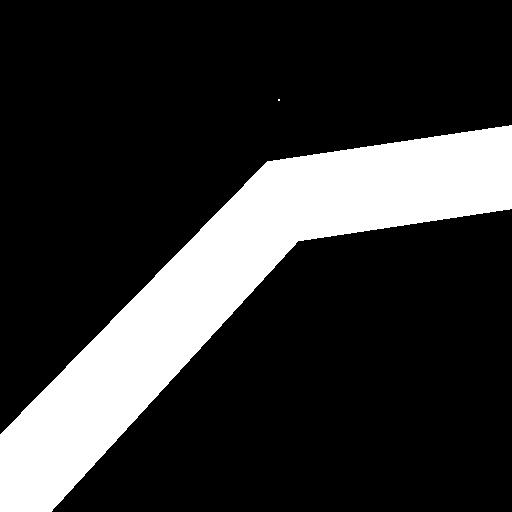
//> input picture NoDefect.bmp, 512 x 512 px
$ ./main   (built with g++ and OpenCV 4)
//> lines starting //> are read from the running program, lines starting //| are printed output that depends on the picture; after the words box and inside, x2 and y2 are one past the last pixel; in counts of white or black regions, pixels touching at a corner belong together
#include <iostream>
#include <string>
#include <vector>
#include <opencv2/opencv.hpp>

#define DISPLAY_IMAGE 1
// switch of different distance transform
#define CALCULATION_WITH_TWO_LINES 1

void DisplayImage(const cv::Mat& image, const std::string& title)
{
#if DISPLAY_IMAGE
	cv::namedWindow(title, cv::WINDOW_NORMAL);
	std::cout << "Already display \"" << title << "\". Please press any key to continue..." << std::endl;
	cv::imshow(title, image);
	cv::waitKey(0);
#endif //DISPLAY_IMAGE
}

template<typename T>
void StoreMatToFile(const T& mat, const std::string& matName, const std::string& filename)
{
    cv::FileStorage fs(filename, cv::FileStorage::WRITE);
    fs << matName << mat;
    fs.release();
}

bool IsMaskEmpty(const cv::Mat& mask)
{
    bool isMaskEmpty = false;

	if (cv::countNonZero(mask) == 0)
        isMaskEmpty = true;

    return isMaskEmpty;
}

void DrawAllLabels(cv::Mat labels, cv::Mat& labelsResultImage)
{
    if (labels.type() != CV_32S) {
        std::cerr << "The input image type is not CV_32S" << std::endl;
        return;
    }

    cv::RNG rng(12345);
    // cv::Mat labelResultImage = cv::Mat::zeros(labels.size(), CV_8UC3);
    labelsResultImage = cv::Mat::zeros(labels.size(), CV_8UC3);
    cv::Mat colorBackground;
    cv::Mat oneLabel;
    int label = 1; // label start from 1. zero is background
    do {
        oneLabel = labels == label;
        if (IsMaskEmpty(oneLabel))
            break;

        cv::Scalar color = cv::Scalar(rng.uniform(0, 255), rng.uniform(0, 255), rng.uniform(0, 255));
        colorBackground = cv::Mat(labels.size(), CV_8UC3, color);
        colorBackground.copyTo(labelsResultImage, oneLabel);
        label = label + 1;
    } while (!IsMaskEmpty(oneLabel));

    // DisplayImage(labelResultImage, "Label Result Image");
}

int main(int argc, const char** argv)
{
	cv::Mat image = cv::imread("NoDefect.bmp", cv::IMREAD_GRAYSCALE);
//> image: 512 rows x 512 cols, CV_8UC1; 20.1% white; 2 white regions (1 under 20 px), largest, box (x1, y1, x2, y2) and area: (0, 125, 512, 512) 52801
	// cv::Mat image = cv::imread("14878460214049233.jpg", cv::IMREAD_GRAYSCALE);
	DisplayImage(image, "Source Image");

	cv::Mat edgeImg;
	cv::Canny(image, edgeImg, 100, 200);
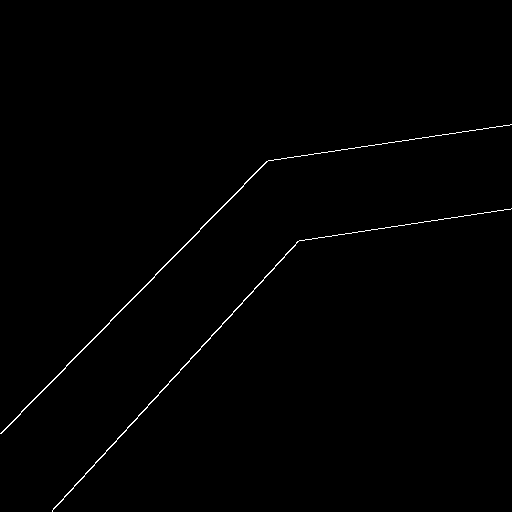
//> edgeImg: 512 rows x 512 cols, CV_8UC1; 0.57% white in thin lines or dots, all inside (x1, y1, x2, y2) = (0, 124, 512, 512)
	DisplayImage(edgeImg, "Edge Image");
	cv::Mat edgeBinaryImage;
	cv::threshold(edgeImg, edgeBinaryImage, 100, 255, cv::THRESH_BINARY);
	// DisplayImage(edgeBinaryImage, "Edge Binary Image");

#ifdef CALCULATION_WITH_TWO_LINES
	cv::Mat masknot;
    cv::bitwise_not(edgeBinaryImage, masknot);
    DisplayImage(masknot, "masknot");
    cv::Mat dist, distLabels;
    cv::distanceTransform(masknot, dist, distLabels, cv::DIST_L2, 5);
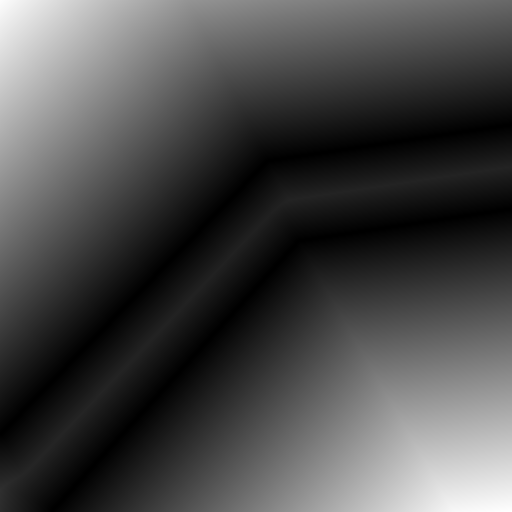
//> dist: 512 rows x 512 cols, CV_32FC1; min 0, max 302.2, mean 86.5; drawn with min black and max white
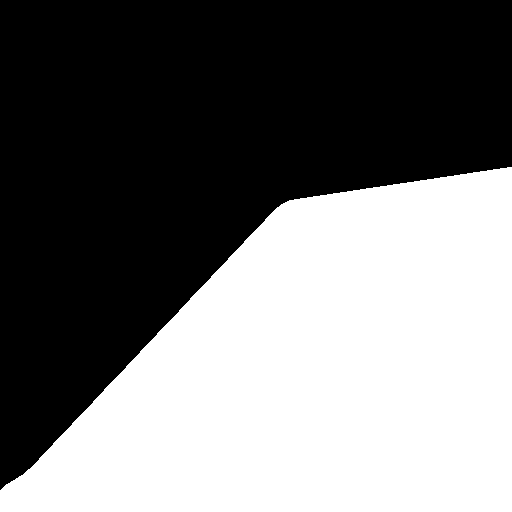
//> distLabels: 512 rows x 512 cols, CV_32SC1; values 1 (black) and 2 (white), 46.1% white; 1 white region, box (x1, y1, x2, y2) and area: (0, 167, 512, 512) 120979
    DisplayImage(dist / 255, "Distance Transform(distance float)");
//> call 4 of DisplayImage, with title = "Distance Transform(distance float)"
//> in DisplayImage (call 4), `cv::imshow(title, image);`:
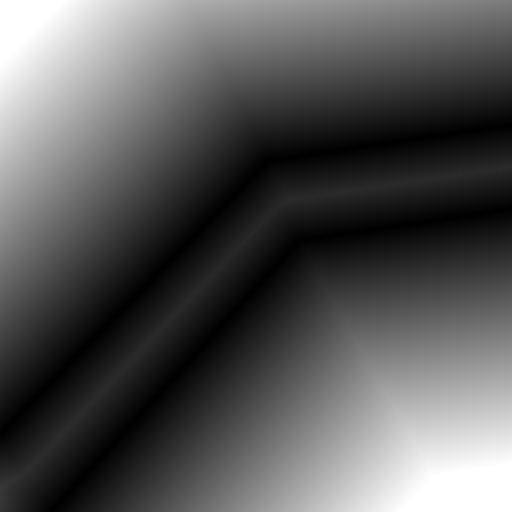
//> window 'Distance Transform(distance fl': 512 rows x 512 cols, CV_8UC1; min 0, max 255, mean 86.1
    cv::Mat distLabelsResultImage;
    DrawAllLabels(distLabels, distLabelsResultImage);
//> the loop in DrawAllLabels, `do` made 3 passes
//> pass 1, in DrawAllLabels, `colorBackground.copyTo(labelsResultImage, oneLabel);`:
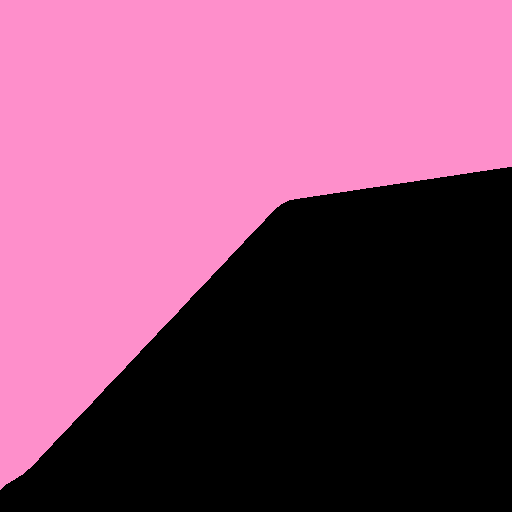
//> labelsResultImage: 512 rows x 512 cols, CV_8UC3; mean B, G, R 109.3, 77, 136.8
//> pass 2, in DrawAllLabels, `colorBackground.copyTo(labelsResultImage, oneLabel);`:
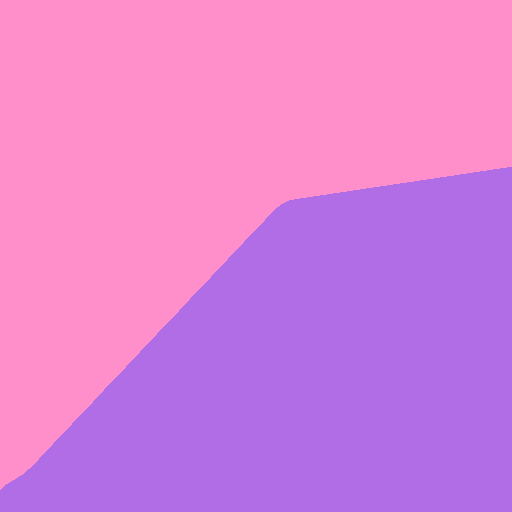
//> labelsResultImage: 512 rows x 512 cols, CV_8UC3; mean B, G, R 215, 127.3, 218
//> after the loop in DrawAllLabels, `do`: oneLabel: 512 rows x 512 cols, CV_8UC1; every value is 0
//> after the loop in DrawAllLabels, `do`:
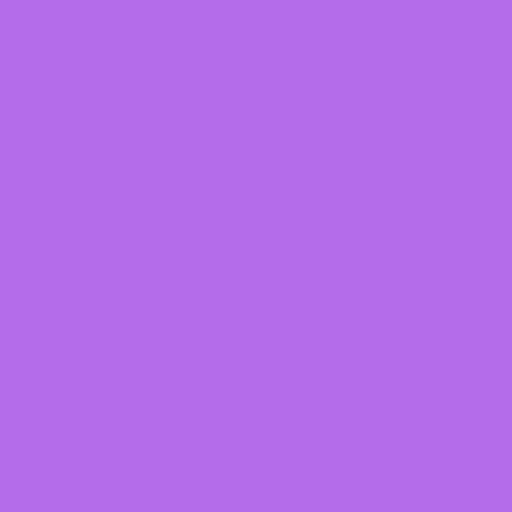
//> colorBackground: 512 rows x 512 cols, CV_8UC3; mean B, G, R 229, 109, 176
//> after the loop in DrawAllLabels, `do`: label = 3
    DisplayImage(distLabelsResultImage, "Distance Labels");

	cv::Mat result(image.size(), CV_32FC1, cv::Scalar::all(0));
    dist.copyTo(result, edgeBinaryImage);
#else
	cv::Mat labels;
	int num = cv::connectedComponents(edgeBinaryImage, labels);
    std::cout << "labels image type = " << cv::typeToString(labels.type()) << ", label number = " << num << std::endl;
    cv::Mat labelsResultImage;
    DrawAllLabels(labels, labelsResultImage);
    DisplayImage(labelsResultImage, "edges");
	std::cout << "labels image type = " << cv::typeToString(labels.type()) << std::endl;
	cv::Mat result(image.size(), CV_32FC1, cv::Scalar::all(0));
    for (int i = 0; i <= 1; i++) {
        cv::Mat mask1 = labels == 1+i;
        cv::Mat mask2 = labels == 1+(1-i);
        cv::Mat masknot;
        bitwise_not(mask1,masknot);
		DisplayImage(mask1, "Mask1");
		DisplayImage(masknot, "masknot");

        cv::Mat dist, distLabels;
        cv::distanceTransform(masknot, dist, distLabels, cv::DIST_L2, 5);
		DisplayImage(dist / 255, "Distance Transform(distance float)");
        cv::Mat distLabelsResultImage;
        DrawAllLabels(distLabels, distLabelsResultImage);
        DisplayImage(distLabelsResultImage, "Distance Labels");

		DisplayImage(mask2, "Mask2");
        dist.copyTo(result, mask2);
    }
	DisplayImage(result, "Distance");

	StoreMatToFile(result, "Image", "distCtr.yml");

    cv::SparseMat ms(result);
	StoreMatToFile(ms, "Mat", "sparseMat.yml");
    cv::SparseMatConstIterator_<float> it = ms.begin<float>(),it_end = ms.end<float>();
    cv::Mat lig(result.rows, 1, CV_8U, cv::Scalar::all(0));
    for (; it != it_end; it ++) {
        // print element indices and the element value
        const cv::SparseMat::Node* n = it.node();
        if (lig.at<uchar>(n->idx[0])==0) {
            std::cout << "(" << n->idx[0] << "," << n->idx[1] << ") = " << it.value<float>() << "\t";
            lig.at<uchar>(n->idx[0])=1;
        }
    }

	// std::cout << "\n\nlig: \n" << lig << std::endl;
#endif // CALCULATION_WITH_TWO_LINES


	return EXIT_SUCCESS;
}

$ run again, with 14878460214049233.jpg saved as NoDefect.bmp
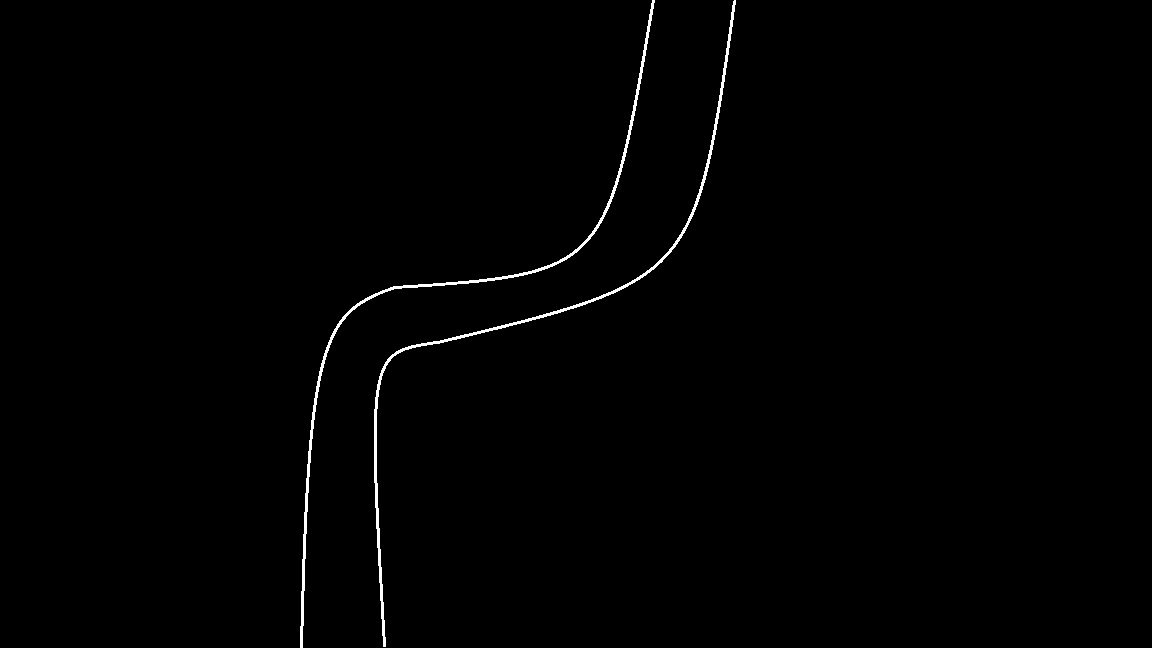
//> input picture 14878460214049233.jpg, 1152 x 648 px
//> image is the input picture: 648 rows x 1152 cols, CV_8UC1; min 0, max 255, mean 1.8
//> edgeImg: 648 rows x 1152 cols, CV_8UC1; 0.46% white in thin lines or dots, all inside (x1, y1, x2, y2) = (299, 0, 737, 648)
//> `cv::distanceTransform(masknot, dist, distLabels, cv::DIST_L2, 5);`:
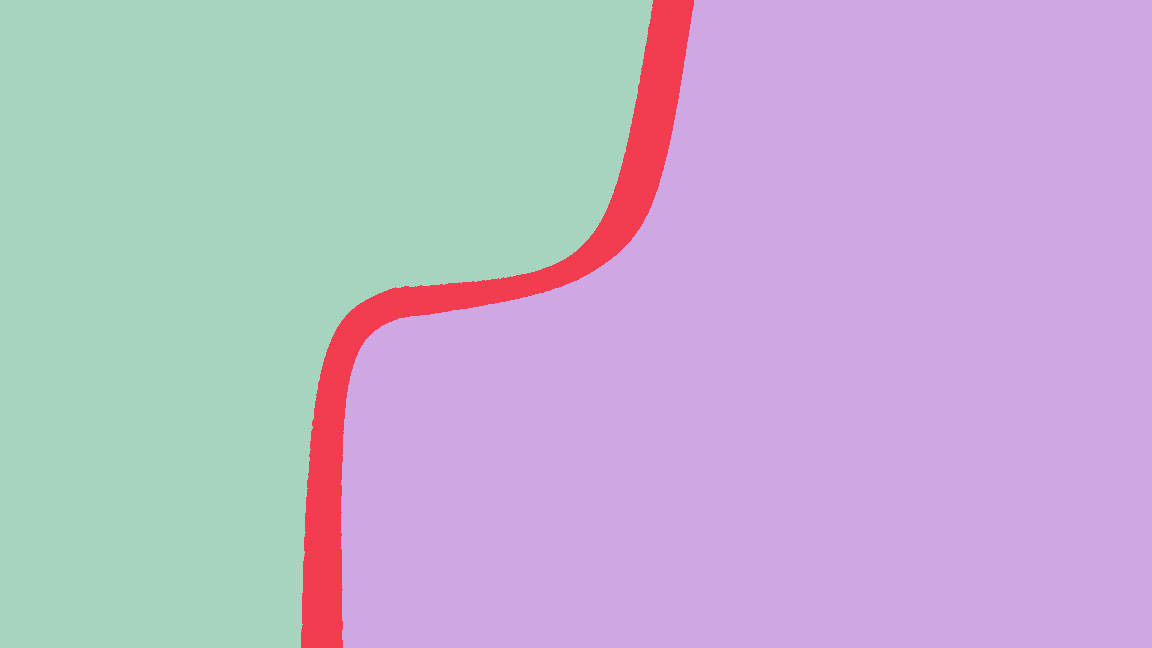
//> distLabels: 648 rows x 1152 cols, CV_32SC1; 3 distinct labels, from 1 to 3; one colour per label, 0 black
//> after the loop in DrawAllLabels, `do`:
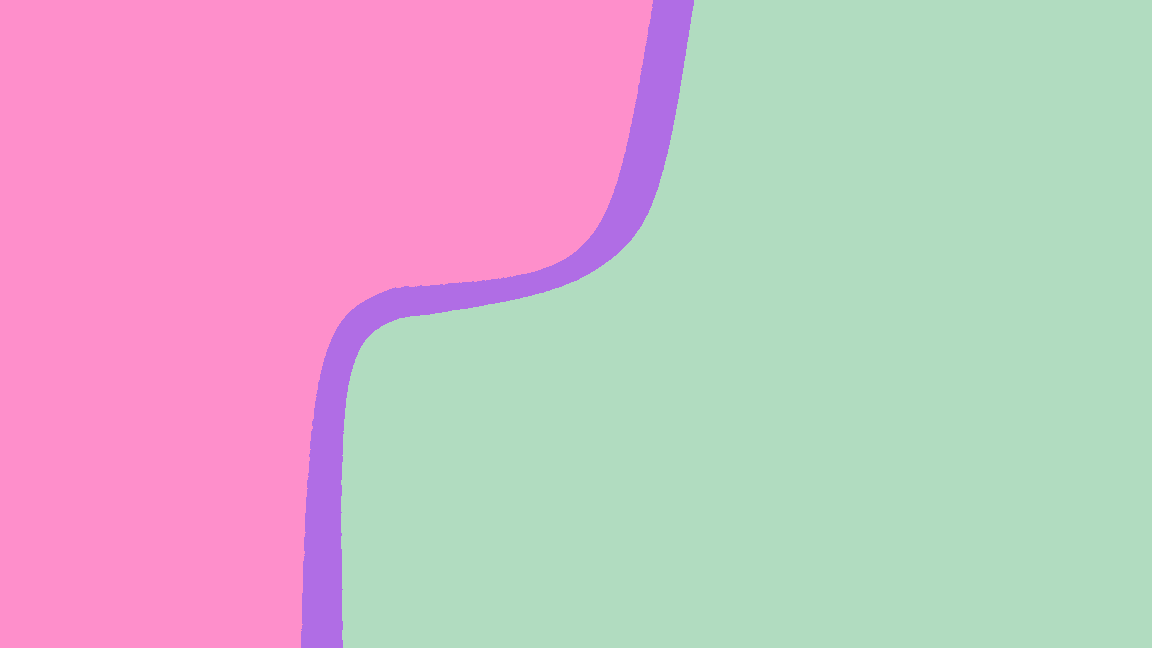
//> labelsResultImage: 648 rows x 1152 cols, CV_8UC3; mean B, G, R 197.7, 185.8, 206.9
//> after the loop in DrawAllLabels, `do`: label = 4
